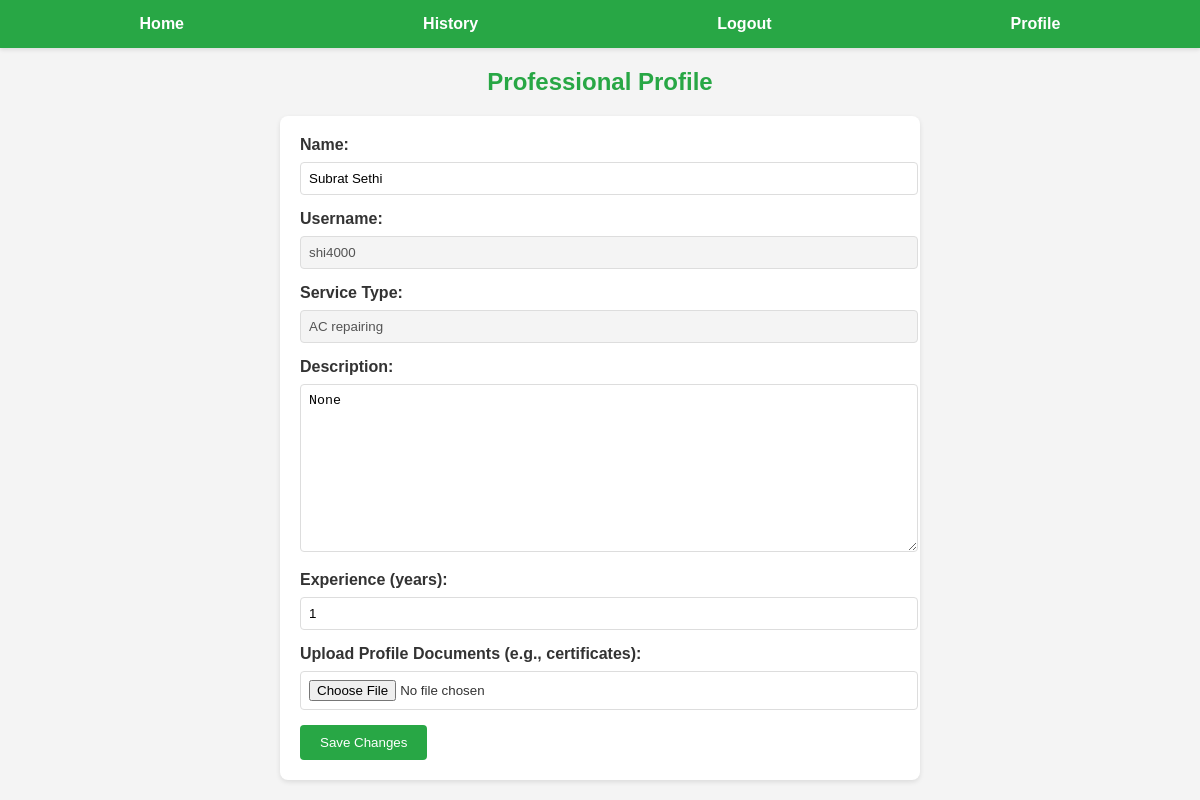
Screenshot of /profile (signed in) with the database file from the repository.
### models.py (models this page shows)
class service_professionals(db.Model):
    __tablename__ = 'service_professionals'
    id = db.Column(db.Integer, primary_key= True, autoincrement = True)
    name = db.Column(db.String, nullable = False)
    username = db.Column(db.String(32), unique = True, nullable = False)
    password_hash=db.Column(db.String,nullable=False)
    date_created = db.Column(db.Date, default=date.today())
    description = db.Column(db.String, nullable = True)
    service_type = db.Column(db.String, nullable = False)
    experience = db.Column(db.Integer, nullable = False)
    profile_docs = db.Column(db.String, nullable = True)
    role = db.Column(db.String(20), default='service_pro')
    is_approved = db.Column(db.Boolean, default=False)
    status = db.Column(db.String(20), nullable=False, default='active')

### app.py (the view, shortened to what this page needs)
@app.route('/profile', methods=['GET', 'POST'])
def professional_profile():
    if not session.get('user_id') or session.get('role') != 'service_pro':
        return redirect('/userlogin')
    professional = service_professionals.query.filter_by(id=session['user_id']).first()
    return render_template('professional_profile.html', professional=professional)

### templates/professional_profile.html (shortened to what this page needs)
<!DOCTYPE html>
<html lang="en">
<head>
    <link rel="stylesheet" href="/static/professional_profile.css">
</head>
<body>
    <nav>
        <a href="/pro_dashboard">Home</a>
        <a href="/history">History</a>
        <a href="/logout">Logout</a>
        <a href="/profile">Profile</a>
    </nav>
    <h2>Professional Profile</h2>
    <form action="/profile" method="post" enctype="multipart/form-data">
        <label for="name">Name:</label>
        <input type="text" id="name" name="name" value="{{ professional.name }}" required><br>
        <label for="username">Username:</label>
        <input type="text" id="username" name="username" value="{{ professional.username }}" disabled><br>
        <label for="service_type">Service Type:</label>
        <input type="text" id="service_type" name="service_type" value="{{ professional.service_type }}" disabled><br>
        <label for="description">Description:</label>
        <textarea id="description" name="description">{{ professional.description }}</textarea><br>
        <label for="experience">Experience (years):</label>
        <input type="text" id="experience" name="experience" value="{{ professional.experience }}"><br>
        <label for="file">Upload Profile Documents (e.g., certificates):</label>
        <input type="file" id="file" name="file"><br>
        <button type="submit">Save Changes</button>
    </form>
</body>
</html>

### static/professional_profile.css (style rules this page uses)
body { margin: 0; font-family: Arial, sans-serif; background-color: #f4f4f4; color: #333; }
nav { background-color: #28a745; padding: 10px 20px; display: flex; justify-content: space-around; align-items: center; color: white; box-shadow: 0 2px 4px rgba(0, 0, 0, 0.1); }
nav a { color: white; text-decoration: none; font-weight: bold; padding: 5px 10px; border-radius: 4px; }
h2 { text-align: center; margin: 20px 0; color: #28a745; }
form { max-width: 600px; margin: 20px auto; background-color: #ffffff; padding: 20px; border-radius: 8px; box-shadow: 0 2px 5px rgba(0, 0, 0, 0.1); }
form label { display: block; margin-bottom: 8px; font-weight: bold; color: #333; }
form input[type="text"], form textarea, form input[type="file"] { width: 100%; padding: 8px; margin-bottom: 15px; border: 1px solid #ddd; border-radius: 4px; }
form input[type="text"]:disabled, form input[type="file"]:disabled { background-color: #f4f4f4; }
form button { background-color: #28a745; color: white; padding: 10px 20px; border: none; border-radius: 4px; cursor: pointer; transition: 0.3s; }
form textarea { height: 150px; resize: vertical; }

### rows the page displays
service_professionals: name "Subrat Sethi", username "shi4000", service_type "AC repairing", description "None", experience "1"
